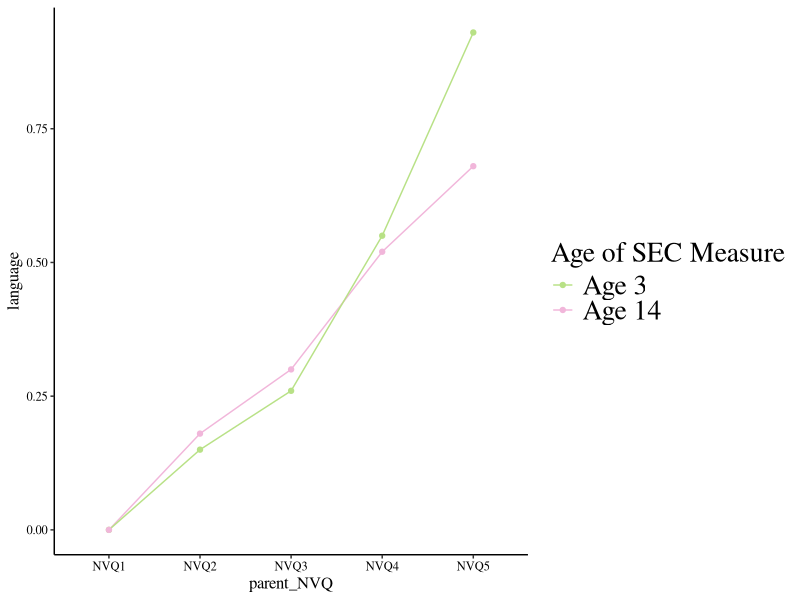
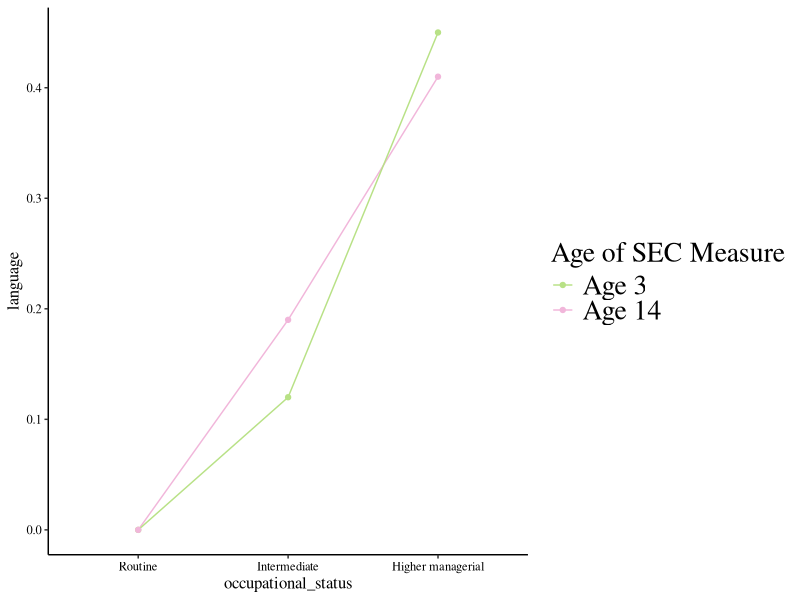
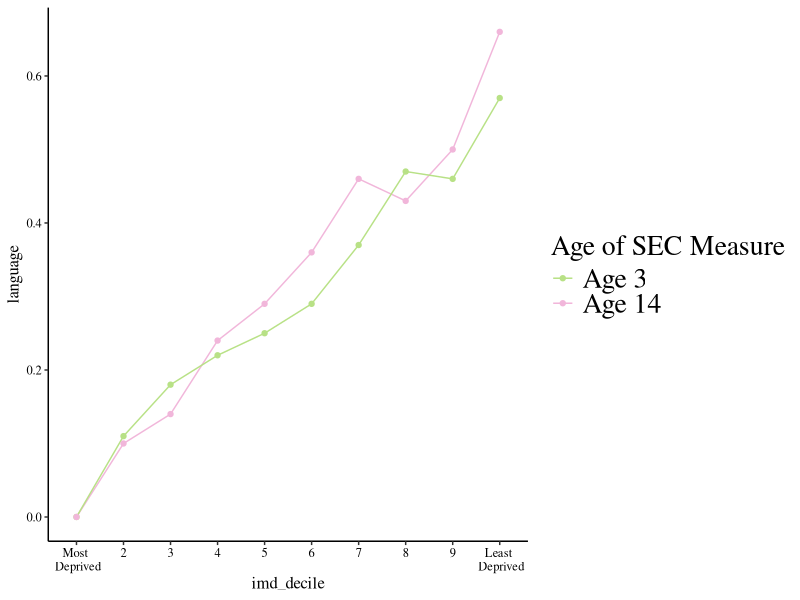
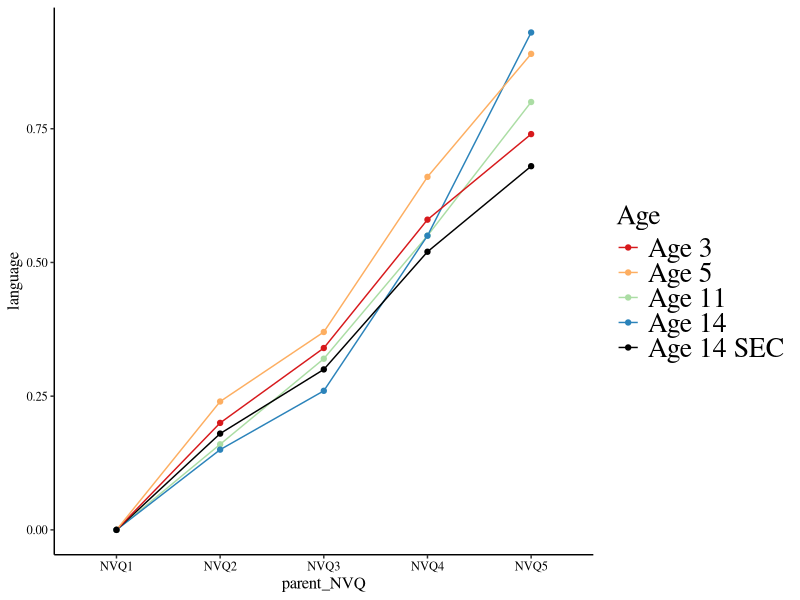
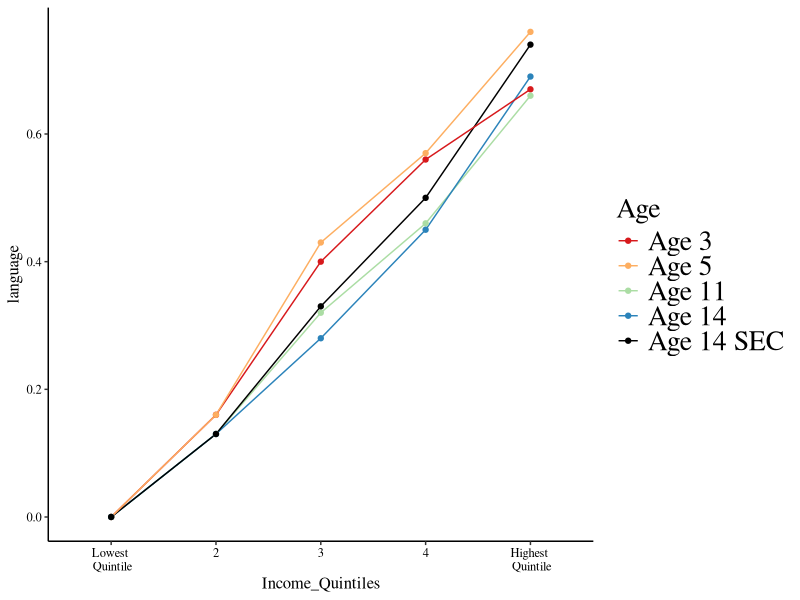
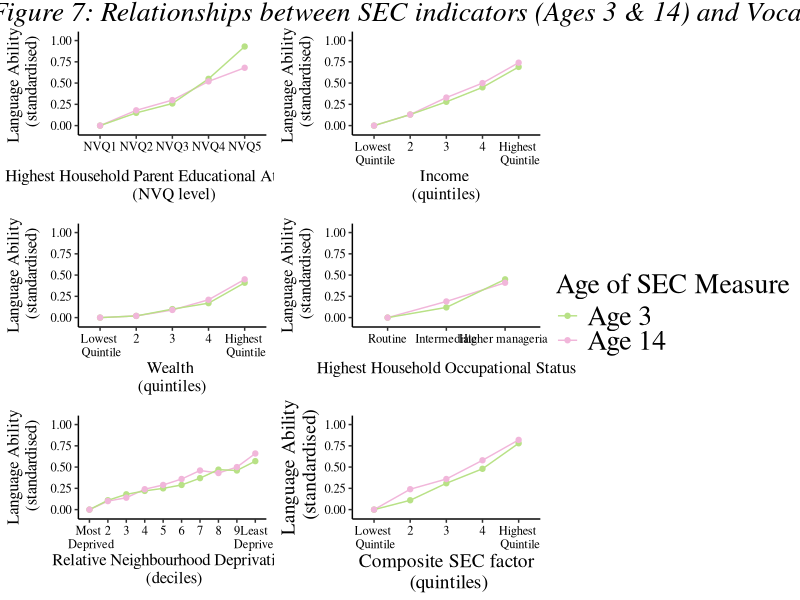
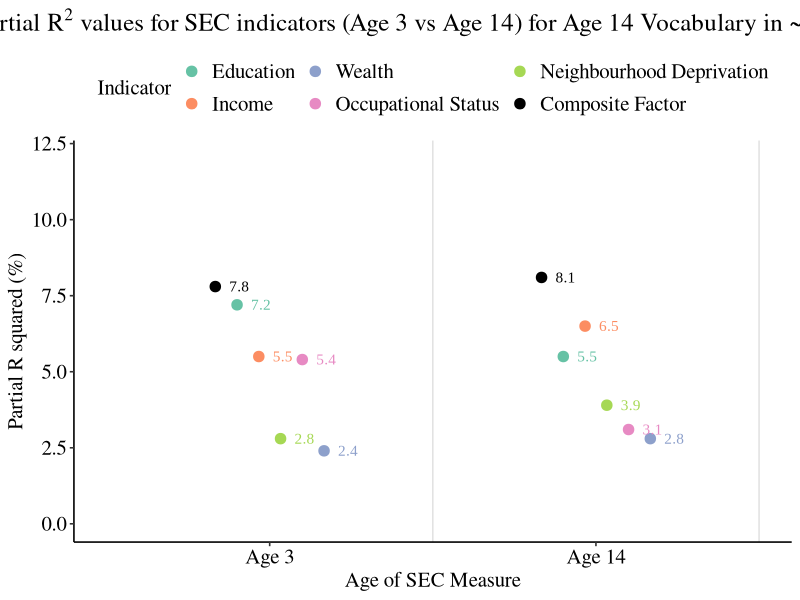
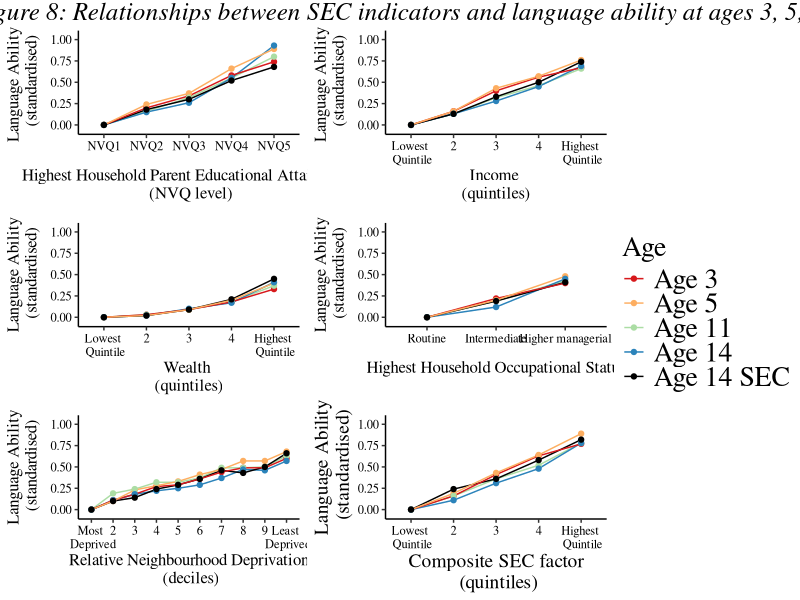

R code for these plots, in order:
#age 14 ses measures sensitivity plot
#age 14 language and age 3 SEC measures plotted with
#age 14 language and age 14 ses measures
#for each indicator 
library(ggplot2)
library(tidyverse)
library(ggpubr)
#parent education ####
NVQ_plot <- data.frame(
  parent_NVQ = factor(c("NVQ1" ,"NVQ2", "NVQ3", "NVQ4", "NVQ5"), 
                      levels=c("NVQ1","NVQ2", "NVQ3", "NVQ4", "NVQ5")),
  language = c(0, 0.15, 0.26, 0.55, 0.93, 
               0, 0.18, 0.30, 0.52, 0.68),
  lower_ci_nvq = c(0,0.06 , 0.16, 0.46 , 0.82, 
                   0, 0.09, 0.21, 0.43, 0.59),
  upper_ci_nvq = c(0, 0.24, 0.35, 0.64, 1.03,
                   0,0.26, 0.39, 0.60, 0.77),
  ses_age = factor(c("Age 3","Age 3", "Age 3", "Age 3", "Age 3", 
                 "Age 14", "Age 14", "Age 14", "Age 14", "Age 14"))
  )


nvq_indicator <- ggplot(data=NVQ_plot, aes(x=parent_NVQ, y=language, group=ses_age)) +
  geom_line(aes(color=ses_age)) +
  #geom_ribbon(data=NVQ_plot,aes(ymin=lower_ci_nvq,ymax=upper_ci_nvq, fill=age), alpha=-0.1) + 
  geom_point(aes(color=ses_age)) +
  scale_color_manual(name="Age of SEC Measure", values=c( "#B8E186",  "#F1B6DA"), 
                     limits=c("Age 3",  "Age 14"))+
  scale_fill_manual(name="Age of SEC Measure", values=c( "#B8E186",  "#F1B6DA"), 
                    limits=c("Age 3",  "Age 14"))+
  
  theme_classic()+
  theme(axis.text = element_text(size=9, 
                                 family = "Times", 
                                 colour = "black"), 
        axis.title = element_text(size=12, 
                                  family = "Times"))+
  theme(legend.text = element_text(size=20, 
                                   family="Times"), 
        legend.title = element_text(size=20, 
                                    family="Times"))


print(nvq_indicator)

#income ####

income_plot <- data.frame(
  Income_Quintiles = factor(c("Lowest \n Quintile", "2", "3", "4", "Highest \n Quintile"), 
                            levels=c("Lowest \n Quintile", "2", "3", "4", "Highest \n Quintile")),
  language = c(0, 0.13, 0.28, 0.45, 0.69,

               0, 0.13, 0.33, 0.50, 0.74  ),
  lower_ci_income = c(0,  0.07, 0.22, 0.39, 0.63,
                      0, 0.07, 0.28, 0.44, 0.68
                    ),
  upper_ci_income = c(0, 0.19, 0.34, 0.51, 0.75,
                      0, 0.19, 0.39, 0.56, 0.80),
  age = factor(c("Age 3", "Age 3", "Age 3", "Age 3", "Age 3", 
  
                 "Age 14", "Age 14", "Age 14", "Age 14", "Age 14"
  )
  ))


income_indicator <- ggplot(data=income_plot, aes(x=Income_Quintiles, y=language, group=age)) +
  geom_line(aes(color=age)) +
  #geom_ribbon(data=income_plot,aes(ymin=lower_ci_income,ymax=upper_ci_income, fill=age), alpha=0.1) + 
  geom_point(aes(color=age)) +
  scale_color_manual(name="Age of SEC Measure", values=c("#B8E186",  "#F1B6DA"), limits=c("Age 3", "Age 14"))+
  scale_fill_manual(name="Age of SEC Measure", values=c("#B8E186",  "#F1B6DA"), limits=c("Age 3",  "Age 14"))+
  theme_classic()+
  theme(axis.text = element_text(size=9, family = "Times",colour = "black"), axis.title = element_text(size=12, family = "Times"))+
  theme(legend.text = element_text(size=20, family="Times"), legend.title = element_text(size=20, family="Times"))





#wealth ####
wealth_plot <- data.frame(
  wealth = factor(c("Lowest \n Quintile", "2", "3", "4", "Highest \n Quintile"), 
                  levels=c("Lowest \n Quintile", "2", "3", "4", "Highest \n Quintile")),
  language = c(0, 0.02, 0.10, 0.17, 0.41,
               
               0,  0.02, 0.09, 0.21, 0.45
               
               
  ),
  lower_ci_wealth = c(0, -0.05, 0.02, 0.09, 0.35,
                      
                      0, -0.07, -0.00, 0.13, 0.37
                      
  ),
  upper_ci_wealth = c(0, 0.09, 0.17, 0.24, 0.48, 
                      
                      0, 0.11, 0.19, 0.30, 0.53
                      
  ),
  age = factor(c("Age 3", "Age 3", "Age 3", "Age 3", "Age 3", 
                
                 "Age 14", "Age 14", "Age 14", "Age 14", "Age 14"
  )
  ))


wealth_indicator <- ggplot(data=wealth_plot, aes(x=wealth, y=language, group=age)) +
  geom_line(aes(color=age)) +
  #geom_ribbon(data=wealth_plot,aes(ymin=lower_ci_wealth,ymax=upper_ci_wealth, fill=age), alpha=0.1) + 
  geom_point(aes(color=age)) +
  scale_color_manual(name="Age of SEC Measure", values=c("#B8E186",  "#F1B6DA"), limits=c("Age 3", "Age 14"))+
  scale_fill_manual(name="Age of SEC Measure", values=c("#B8E186",  "#F1B6DA"), limits=c("Age 3", "Age 14"))+
  theme_classic()+
  theme(axis.text = element_text(size=9, family = "Times",colour = "black"), axis.title = element_text(size=12, family = "Times"))+
  theme(legend.text = element_text(size=20, family="Times"), legend.title = element_text(size=20, family="Times"))


#occupation ####
occupation_plot <- data.frame(
  occupational_status = factor(c("Routine", "Intermediate", "Higher managerial"), 
                               levels=c("Routine", "Intermediate", "Higher managerial")),
  language = c(0,  0.12, 0.45,
              
               0, 0.19, 0.41),
  lower_ci_occupation = c( 0, 0.06, 0.40 , 
                           
                           0, 0.13, 0.36),
  upper_ci_occupation = c(0, 0.17, 0.50,
                          
                          0, 0.24, 0.47
  ),
  age = factor(c("Age 3", "Age 3", "Age 3", 
                 "Age 14", "Age 14", "Age 14" 
  )
  ))


occupation_indicator <- ggplot(data=occupation_plot, aes(x=occupational_status, y=language, group=age)) +
  geom_line(aes(color=age)) +
  #geom_ribbon(data=occupation_plot,aes(ymin=lower_ci_occupation,ymax=upper_ci_occupation, fill=age),  alpha=0.1 ) + 
  geom_point(aes(color=age)) +
  scale_color_manual(name="Age of SEC Measure", values=c("#B8E186",  "#F1B6DA"), limits=c("Age 3",  "Age 14")) +
  scale_fill_manual(name="Age of SEC Measure", values=c("#B8E186",  "#F1B6DA"), limits=c("Age 3", "Age 14"))+
  theme_classic()+
  theme(axis.text = element_text(size=9, family = "Times",colour = "black"), axis.title = element_text(size=12, family = "Times"))+
  theme(legend.text = element_text(size=20, family="Times"), legend.title = element_text(size=20, family="Times"))


print(occupation_indicator)


#imd ####
imd_plot <- data.frame(
  imd_decile = factor(c("Most \n Deprived", "2", "3", "4", "5", 
                        "6", "7", "8", "9", "Least \n Deprived"), 
                      levels=c("Most \n Deprived", "2", "3", "4", "5", 
                               "6", "7", "8", "9", "Least \n Deprived")),
  language = c(0, 0.11, 0.18, 0.22, 0.25, 0.29, 0.37, 0.47, 0.46, 0.57, 
               0, 0.10, 0.14, 0.24, 0.29, 0.36, 0.46, 0.43, 0.50, 0.66),
  lower_ci_imd = c(0, 0.03, 0.10, 0.14, 0.18, 0.21, 0.28, 0.39, 0.38, 0.49,
                   0, 0.03, 0.06, 0.16, 0.21, 0.28, 0.38, 0.35, 0.42, 0.58 
  ),
  upper_ci_imd = c(0, 0.18, 0.26, 0.29, 0.33, 0.36, 0.46, 0.54, 0.54, 0.65,
                   0, 0.18, 0.21, 0.32, 0.37, 0.44, 0.54, 0.51, 0.58, 0.74),
  age = factor(c("Age 3", "Age 3", "Age 3", "Age 3", "Age 3", "Age 3", "Age 3", "Age 3", "Age 3", "Age 3",
                 "Age 14", "Age 14", "Age 14", "Age 14", "Age 14", "Age 14", "Age 14", "Age 14", "Age 14", "Age 14"
  )
  ))





imd_indicator <- ggplot(data=imd_plot, aes(x=imd_decile, y=language, group=age)) +
  geom_line(aes(color=age)) +
  #geom_ribbon(data=imd_plot,aes(ymin=lower_ci_imd,ymax=upper_ci_imd,fill=age),  alpha=0.1) + 
  geom_point(aes(color=age)) +
  scale_color_manual(name="Age of SEC Measure", values=c("#B8E186",  "#F1B6DA"), 
                     limits=c("Age 3", "Age 14")) +
  scale_fill_manual(name="Age of SEC Measure", values=c("#B8E186",  "#F1B6DA"), 
                    limits=c("Age 3",  "Age 14"))+
  theme_classic()+
  theme(axis.text = element_text(size=9, family = "Times",colour = "black"), axis.title = element_text(size=12, family = "Times"))+
  theme(legend.text = element_text(size=20, family="Times"), legend.title = element_text(size=20, family="Times"))


print(imd_indicator)






#composite

composite_plot <- data.frame(
  composite = factor(c("Lowest \n Quintile", "2", "3", "4", "Highest \n Quintile"), levels=c("Lowest \n Quintile", "2", "3", "4", "Highest \n Quintile")),
  language = c(0,  0.11, 0.31, 0.48, 0.78,
               0, 0.24, 0.36, 0.58, 0.82
       
  ),
  lower_ci_composite = c(0, 0.04, 0.25, 0.41, 0.73,
                         0, 0.17, 0.30, 0.52, 0.76
  ),
  upper_ci_composite = c(0, 0.17, 0.36, 0.54, 0.84,
                         0, 0.30, 0.42, 0.64, 0.88
                         
  ),
  age = factor(c("Age 3", "Age 3", "Age 3", "Age 3", "Age 3", 
                 
                 "Age 14", "Age 14", "Age 14", "Age 14", "Age 14"
  )
  ))


composite_indicator <- ggplot(data=composite_plot, aes(x=composite, y=language, group=age)) +
  geom_line(aes(color=age)) +
  #geom_ribbon(data=composite_plot,aes(ymin=lower_ci_composite,ymax=upper_ci_composite, fill=age), alpha=0.1) + 
  geom_point(aes(color=age)) +
  scale_color_manual(name="Age of SEC Measure", values=c("#B8E186",  "#F1B6DA"), limits=c("Age 3",  "Age 14"))+
  scale_fill_manual(name="Age of SEC Measure", values=c("#B8E186",  "#F1B6DA"), limits=c("Age 3",  "Age 14"))+
  theme_classic()+
  theme(axis.text = element_text(size=9, family = "Times",colour = "black"), axis.title = element_text(size=14, family = "Times"))+
  theme(legend.text = element_text(size=20, family="Times"), legend.title = element_text(size=20, family="Times"))


#combine
nvq_indicator1<- nvq_indicator+ labs( x = "Highest Household Parent Educational Attainment \n (NVQ level)", y = "Language Ability \n (standardised)") + ylim(-0.055, 1.05)
income_indicator1<-income_indicator+ labs( x = "Income \n(quintiles)", y = "Language Ability \n (standardised)") + ylim(-0.055,1.05)
wealth_indicator1<-wealth_indicator+ labs( x = "Wealth \n(quintiles)", y = "Language Ability\n (standardised)") + ylim(-0.055, 1.05)
occupation_indicator1<-occupation_indicator+ labs( x = "Highest Household Occupational Status", y = "Language Ability\n (standardised)") + ylim(-0.055,1.05)
imd_indicator1<-imd_indicator+ labs( x = "Relative Neighbourhood Deprivation\n (deciles)", y = "Language Ability\n (standardised)") + ylim(-0.055, 1.05)
composite_indicator1<-composite_indicator+ labs( x = "Composite SEC factor\n (quintiles)", y = "Language Ability\n (standardised)") + ylim(-0.055, 1.05)

plot=ggarrange(nvq_indicator1, income_indicator1, wealth_indicator1, occupation_indicator1, imd_indicator1,composite_indicator1,
               #labels = c("NVQ", "Income", "Wealth", "Occupational Status", "IMD"), 
               #label.x=0, label.y=0,
               #font.label = list(size = 10, color = "black", face="plain" ),
               ncol =2, nrow=3,  align = c( "hv"),
               common.legend = TRUE, legend = "right") 
p = plot + ggtitle("Figure 7: Relationships between SEC indicators (Ages 3 & 14) and Vocabulary (Age 14)")
p1= p+ theme(plot.title = element_text(face="italic", size=20, family ="Times",hjust = 0.05))

ggsave("mcs-age14_sensitivity.png", p1, width=12.8, height=14.3, units= "in" ,dpi=300)



#r squared comparison ####

r_squared_plot1 <- data.frame(
  age = factor(c("Age 3",  "Age 14"), 
               levels=c("Age 3",  "Age 14")),
  r_squared = c(7.2,  5.5,
               5.5, 6.5,
               2.4, 2.8,
                5.4, 3.1,
                2.8, 3.9,
                7.8, 8.1
              
  ),
  indicator = factor(c("Education", "Education", 
                       "Income", "Income",
                       "Wealth", "Wealth", 
                       "Occupational Status", "Occupational Status", 
                       "Neighbourhood Deprivation",  "Neighbourhood Deprivation", 
                       "Composite Factor", "Composite Factor"
  )
  ))


#plot 
r2_plot1 <- r_squared_plot1 %>% 
  ggplot() +
  geom_point(mapping=aes(x=age, y=r_squared,  group= indicator, color=indicator, fill=indicator), 
             size=5, shape=20, position = position_dodge(width=0.4)) +
  scale_color_manual(name="Indicator", values=c( "#66C2A5", "#FC8D62", "#8DA0CB", "#E78AC3", "#A6D854", "black"), limits=c("Education", "Income", "Wealth", "Occupational Status", "Neighbourhood Deprivation", "Composite Factor"))+
  scale_fill_manual(name="Indicator", values=c( "#66C2A5", "#FC8D62", "#8DA0CB", "#E78AC3", "#A6D854", "black" ), limits=c("Education", "Income", "Wealth", "Occupational Status", "Neighbourhood Deprivation", "Composite Factor"))+
  theme_classic2()+
  xlab(label="Age of SEC Measure") +
  ylab(label="Partial R squared (%)") +
  theme(axis.text = element_text(size=15, family = "Times", colour = "black"), 
        axis.title = element_text(size=15, family = "Times"))+
  theme(legend.text = element_text(size=15, family="Times"), 
        legend.title = element_text(size=15, family="Times"))+
  ylim(0,12)+ 
  geom_vline(xintercept = 1.5:3.5, colour="#E0E0E0") +
  theme(legend.position = "top") +
  
  ggtitle("Figure 9: Partial" ~ R^2 ~ "values for SEC indicators (Age 3 vs Age 14) for Age 14 Vocabulary in ~2001 born cohort ") +
  theme(plot.title = element_text(face="italic", size=18, family ="Times",hjust = 0.5)) +
  
  geom_text(aes(x=age, y=r_squared, label=round(r_squared,1), color=factor(indicator), hjust=-0.7),
            family = "Times New Roman",
            position = position_dodge(width=0.4))
ggsave("age14_r2_sensitivity.png",r2_plot1, width=12, height=14, units= "in" ,dpi=300)

#age 14 SEC with main indicator 

#NVQ
NVQ_plot <- data.frame(
  parent_NVQ = factor(c("NVQ1" ,"NVQ2", "NVQ3", "NVQ4", "NVQ5"), levels=c("NVQ1","NVQ2", "NVQ3", "NVQ4", "NVQ5")),
  language = c(0, 0.20, 0.34, 0.58, 0.74, 
               0, 0.24, 0.37, 0.66, 0.89, 
               0, 0.16, 0.32, 0.55, 0.80, 
               0, 0.15, 0.26, 0.55, 0.93, 
               0, 0.18, 0.30, 0.52, 0.68),
  lower_ci_nvq = c(0,0.13, 0.27, 0.52, 0.66, 
                   0, 0.1, 0.29, 0.59, 0.81,
                   0, 0.08, 0.22, 0.46, 0.70,
                   0, 0.06, 0.16, 0.46, 0.82,
                   0, 0.09, 0.21, 0.43, 0.59
  ),
  upper_ci_nvq = c(0, 0.26, 0.41, 0.65, 0.82, 
                   0, 0.31, 0.44, 0.73, 0.98, 
                   0, 0.25, 0.41, 0.64, 0.90,
                   0, 0.24, 0.35, 0.64, 1.03,
                   0,0.26, 0.39, 0.60, 0.77
  ),
  age = factor(c("Age 3","Age 3", "Age 3", "Age 3", "Age 3", 
                 "Age 5", "Age 5", "Age 5", "Age 5", "Age 5", 
                 "Age 11",  "Age 11", "Age 11", "Age 11", "Age 11", 
                 "Age 14", "Age 14", "Age 14", "Age 14", "Age 14",
                 "Age 14 SEC", "Age 14 SEC", "Age 14 SEC", "Age 14 SEC", "Age 14 SEC"
  )
  ))

nvq_indicator <- ggplot(data=NVQ_plot, aes(x=parent_NVQ, y=language, group=age)) +
  geom_line(aes(color=age)) +
  #geom_ribbon(data=NVQ_plot,aes(ymin=lower_ci_nvq,ymax=upper_ci_nvq, fill=age), alpha=-0.1) + 
  geom_point(aes(color=age)) +
  scale_color_manual(name="Age", values=c("#d7191c", "#fdae61","#abdda4", "#2b83ba", "black"), 
                     limits=c("Age 3", "Age 5", "Age 11", "Age 14", "Age 14 SEC"))+
  scale_fill_manual(name="Age", values=c("#d7191c", "#fdae61","#abdda4", "#2b83ba", "black"), 
                    limits=c("Age 3", "Age 5", "Age 11", "Age 14", "Age 14 SEC"))+
  
  theme_classic()+
  theme(axis.text = element_text(size=9, 
                                 family = "Times", 
                                 colour = "black"), 
        axis.title = element_text(size=12, 
                                  family = "Times"))+
  theme(legend.text = element_text(size=20, 
                                   family="Times"), 
        legend.title = element_text(size=20, 
                                    family="Times"))


print(nvq_indicator)



#Income

income_plot <- data.frame(
  Income_Quintiles = factor(c("Lowest \n Quintile", "2", "3", "4", "Highest \n Quintile"),
                            levels=c("Lowest \n Quintile", "2", "3", "4", "Highest \n Quintile")),
  language = c(0, 0.16, 0.40, 0.56, 0.67,
               0, 0.16, 0.43, 0.57, 0.76, 
               0, 0.13, 0.32, 0.46, 0.66,
               0, 0.13, 0.28, 0.45, 0.69, 
               0, 0.13, 0.33, 0.50, 0.74 
  ),
  lower_ci_income = c(0, 0.12, 0.35, 0.52, 0.62, 
                      0, 0.12, 0.38, 0.53, 0.72, 
                      0, 0.08, 0.27, 0.4, 0.61, 
                      0, 0.07, 0.22, 0.39, 0.63, 
                      0, 0.07, 0.28, 0.44, 0.68),
  upper_ci_income = c(0, 0.20, 0.44, 0.61, 0.71, 
                      0, 0.21, 0.47, 0.62, 0.81, 
                      0, 0.18, 0.37, 0.51, 0.71,
                      0, 0.19, 0.34, 0.51, 0.75,
                      0, 0.19, 0.39, 0.56, 0.80),
  age = factor(c("Age 3", "Age 3", "Age 3", "Age 3", "Age 3", 
                 "Age 5", "Age 5", "Age 5", "Age 5", "Age 5",
                 "Age 11", "Age 11", "Age 11", "Age 11", "Age 11",
                 "Age 14", "Age 14", "Age 14", "Age 14", "Age 14", 
                 "Age 14 SEC", "Age 14 SEC", "Age 14 SEC", "Age 14 SEC", "Age 14 SEC"
  )
  ))

income_indicator <- ggplot(data=income_plot, aes(x=Income_Quintiles, y=language, group=age)) +
  geom_line(aes(color=age)) +
  #geom_ribbon(data=income_plot,aes(ymin=lower_ci_income,ymax=upper_ci_income, fill=age), alpha=0.1) + 
  geom_point(aes(color=age)) +
  scale_color_manual(name="Age", values=c("#d7191c", "#fdae61","#abdda4", "#2b83ba", "black"), 
                     limits=c("Age 3", "Age 5", "Age 11", "Age 14", "Age 14 SEC"))+
  scale_fill_manual(name="Age", values=c("#d7191c", "#fdae61","#abdda4", "#2b83ba", "black"),
                    limits=c("Age 3", "Age 5", "Age 11", "Age 14", "Age 14 SEC"))+
  theme_classic()+
  theme(axis.text = element_text(size=9, family = "Times",colour = "black"), axis.title = element_text(size=12, family = "Times"))+
  theme(legend.text = element_text(size=20, family="Times"), legend.title = element_text(size=20, family="Times"))



print(income_indicator)


#WEALTH

wealth_plot <- data.frame(
  wealth = factor(c("Lowest \n Quintile", "2", "3", "4", "Highest \n Quintile"), 
                  levels=c("Lowest \n Quintile", "2", "3", "4", "Highest \n Quintile")),
  language = c(0, 0.03, 0.09, 0.18, 0.33,
               0, 0.02, 0.09, 0.20, 0.40, 
               0, 0.03, 0.09, 0.18, 0.37, 
               0, 0.02, 0.10, 0.17, 0.41, 
               0,  0.02, 0.09, 0.21, 0.45
               
               
  ),
  lower_ci_wealth = c(0, -0.03, 0.02, 0.12, 0.27, 
                      0, -0.05, 0.02, 0.13, 0.34, 
                      0, -0.05, 0.02, 0.11, 0.29, 
                      0, -0.05, 0.02, 0.09, 0.35, 
                      0, -0.07, -0.00, 0.13, 0.37
                      
  ),
  upper_ci_wealth = c(0, 0.10, 0.16, 0.24, 0.40, 
                      0, 0.09, 0.16, 0.26, 0.46, 
                      0, 0.11, 0.16, 0.26, 0.46, 
                      0, 0.09, 0.17, 0.24, 0.48, 
                      0, 0.11, 0.19, 0.30, 0.53
                      
  ),
  age = factor(c("Age 3", "Age 3", "Age 3", "Age 3", "Age 3", 
                 "Age 5", "Age 5", "Age 5", "Age 5", "Age 5",
                 "Age 11", "Age 11", "Age 11", "Age 11", "Age 11",
                 "Age 14", "Age 14", "Age 14", "Age 14", "Age 14", 
                 "Age 14 SEC", "Age 14 SEC", "Age 14 SEC", "Age 14 SEC", "Age 14 SEC"
                 
  )
  ))

wealth_indicator <- ggplot(data=wealth_plot, aes(x=wealth, y=language, group=age)) +
  geom_line(aes(color=age)) +
  #geom_ribbon(data=wealth_plot,aes(ymin=lower_ci_wealth,ymax=upper_ci_wealth, fill=age), alpha=0.1) + 
  geom_point(aes(color=age)) +
  scale_color_manual(name="Age", values=c("#d7191c", "#fdae61","#abdda4", "#2b83ba", "black"),
                     limits=c("Age 3", "Age 5", "Age 11", "Age 14", "Age 14 SEC"))+
  scale_fill_manual(name="Age", values=c("#d7191c", "#fdae61","#abdda4", "#2b83ba", "black"), 
                    limits=c("Age 3", "Age 5", "Age 11", "Age 14", "Age 14 SEC"))+
  theme_classic()+
  theme(axis.text = element_text(size=9, family = "Times",colour = "black"), axis.title = element_text(size=12, family = "Times"))+
  theme(legend.text = element_text(size=20, family="Times"), legend.title = element_text(size=20, family="Times"))

#OCCUPATION
occupation_plot <- data.frame(
  occupational_status = factor(c("Routine", "Intermediate", "Higher managerial"), levels=c("Routine", "Intermediate", "Higher managerial")),
  language = c(0,  0.22,  0.40 ,
               0,  0.20 ,0.48  , 
               0,   0.19, 0.43 ,  
               0, 0.12, 0.45, 
               0, 0.19, 0.41),
  lower_ci_occupation = c( 0, 0.17 , 0.36,
                           0,  0.15, 0.44, 
                           0,  0.13, 0.38, 
                           0,  0.06, 0.40, 
                           0, 0.13, 0.36),
  upper_ci_occupation = c(0, 0.26, 0.43, 
                          0,  0.24, 0.51,
                          0,   0.24, 0.47,
                          0,  0.17, 0.50, 
                          0, 0.24, 0.47
  ),
  age = factor(c("Age 3", "Age 3", "Age 3", 
                 "Age 5", "Age 5", "Age 5", 
                 "Age 11", "Age 11", "Age 11",  
                 "Age 14", "Age 14", "Age 14" , 
                 "Age 14 SEC", "Age 14 SEC", "Age 14 SEC"
  )
  ))


occupation_indicator <- ggplot(data=occupation_plot, aes(x=occupational_status, y=language, group=age)) +
  geom_line(aes(color=age)) +
  #geom_ribbon(data=occupation_plot,aes(ymin=lower_ci_occupation,ymax=upper_ci_occupation, fill=age),  alpha=0.1 ) + 
  geom_point(aes(color=age)) +
  scale_color_manual(name="Age", values=c("#d7191c", "#fdae61","#abdda4", "#2b83ba", "black"), 
                     limits=c("Age 3", "Age 5", "Age 11", "Age 14", "Age 14 SEC")) +
  scale_fill_manual(name="Age", values=c("#d7191c", "#fdae61","#abdda4", "#2b83ba", "black"), 
                    limits=c("Age 3", "Age 5", "Age 11", "Age 14", "Age 14 SEC"))+
  theme_classic()+
  theme(axis.text = element_text(size=9, family = "Times",colour = "black"), axis.title = element_text(size=12, family = "Times"))+
  theme(legend.text = element_text(size=20, family="Times"), legend.title = element_text(size=20, family="Times"))


#IMD 



imd_plot <- data.frame(
  imd_decile = factor(c("Most \n Deprived", "2", "3", "4", "5", 
                        "6", "7", "8", "9", "Least \n Deprived"), 
                      levels=c("Most \n Deprived", "2", "3", "4", "5", 
                               "6", "7", "8", "9", "Least \n Deprived")),
  language = c(0, 0.11, 0.18, 0.27, 0.29, 0.36, 0.44, 0.49, 0.49, 0.60, 
               0, 0.10, 0.23, 0.28, 0.33, 0.41, 0.47, 0.57, 0.57, 0.68, 
               0, 0.19, 0.24, 0.32, 0.32, 0.37, 0.49, 0.49, 0.50, 0.63, 
               0, 0.11, 0.18, 0.22, 0.25, 0.29, 0.37, 0.47, 0.46, 0.57, 
               0, 0.10, 0.14, 0.24, 0.29, 0.36, 0.46, 0.43, 0.50, 0.66
  ),
  lower_ci_imd = c(0, 0.05, 0.12, 0.21, 0.23, 0.30, 0.38, 0.43, 0.43, 0.54,
                   0, 0.04, 0.16, 0.22, 0.27, 0.35, 0.40, 0.50, 0.50, 0.62, 
                   0, 0.11, 0.16, 0.24, 0.24, 0.30, 0.41, 0.41, 0.42, 0.55, 
                   0, 0.03, 0.10, 0.14, 0.18, 0.21, 0.28, 0.39, 0.38, 0.49, 
                   0, 0.03, 0.06, 0.16, 0.21, 0.28, 0.38, 0.35, 0.42, 0.58 
                   
                   
                   
  ),
  upper_ci_imd = c(0, 0.17, 0.24, 0.34, 0.35, 0.42, 0.50, 0.55, 0.55, 0.66, 
                   0, 0.16, 0.29, 0.34, 0.39, 0.47, 0.53, 0.63, 0.63, 0.75, 
                   0, 0.27, 0.32, 0.40, 0.40, 0.44, 0.58, 0.56, 0.57, 0.70, 
                   0, 0.18, 0.26, 0.29, 0.22, 0.26, 0.46, 0.54, 0.54, 0.65, 
                   0, 0.18, 0.21, 0.32, 0.37, 0.44, 0.54, 0.51, 0.58, 0.74
                   
  ),
  age = factor(c("Age 3", "Age 3", "Age 3", "Age 3", "Age 3", "Age 3", "Age 3", "Age 3", "Age 3", "Age 3",
                 "Age 5", "Age 5", "Age 5", "Age 5",  "Age 5", "Age 5", "Age 5", "Age 5", "Age 5", "Age 5",
                 "Age 11", "Age 11", "Age 11", "Age 11", "Age 11", "Age 11", "Age 11", "Age 11", "Age 11", "Age 11", 
                 "Age 14", "Age 14", "Age 14", "Age 14", "Age 14", "Age 14", "Age 14", "Age 14", "Age 14", "Age 14", 
                 "Age 14 SEC", "Age 14 SEC", "Age 14 SEC", "Age 14 SEC", "Age 14 SEC", "Age 14 SEC", "Age 14 SEC", "Age 14 SEC", "Age 14 SEC", "Age 14 SEC"
  )
  ))

imd_indicator <- ggplot(data=imd_plot, aes(x=imd_decile, y=language, group=age)) +
  geom_line(aes(color=age)) +
  #geom_ribbon(data=imd_plot,aes(ymin=lower_ci_imd,ymax=upper_ci_imd,fill=age),  alpha=0.1) + 
  geom_point(aes(color=age)) +
  scale_color_manual(name="Age", values=c("#d7191c", "#fdae61","#abdda4", "#2b83ba", "black "), 
                     limits=c("Age 3", "Age 5", "Age 11", "Age 14", "Age 14 SEC")) +
  scale_fill_manual(name="Age", values=c("#d7191c", "#fdae61","#abdda4", "#2b83ba", "black "), 
                    limits=c("Age 3", "Age 5", "Age 11", "Age 14", "Age 14 SEC"))+
  theme_classic()+
  theme(axis.text = element_text(size=9, family = "Times",colour = "black"), axis.title = element_text(size=12, family = "Times"))+
  theme(legend.text = element_text(size=20, family="Times"), legend.title = element_text(size=20, family="Times"))

#composite
composite_plot <- data.frame(
  composite = factor(c("Lowest \n Quintile", "2", "3", "4", "Highest \n Quintile"), 
                     levels=c("Lowest \n Quintile", "2", "3", "4", "Highest \n Quintile")),
  language = c(0,  0.16,0.41, 0.63, 0.77,
               0,0.19 ,0.43, 0.64, 0.89 ,
               0, 0.16, 0.36, 0.52, 0.78,
               0, 0.11, 0.31, 0.48, 0.78, 
               0, 0.24, 0.36, 0.58, 0.82
               
               
  ),
  lower_ci_composite = c(0, 0.11 ,0.36, 0.59, 0.71,
                         0, 0.14 ,0.39 ,0.59, 0.85,
                         0,   0.10, 0.30, 0.46, 0.72,
                         0, 0.04 ,0.25, 0.41, 0.73, 
                         0, 0.17, 0.30, 0.52, 0.76
  ),
  upper_ci_composite = c(0, 0.21, 0.46, 0.68, 0.81,
                         0, 0.24, 0.48, 0.69, 0.94,
                         0, 0.22, 0.41, 0.58, 0.83,
                         0,0.17, 0.36, 0.54, 0.84,
                         0, 0.30, 0.42, 0.64, 0.88
                         
  ),
  age = factor(c("Age 3", "Age 3", "Age 3", "Age 3", "Age 3", 
                 "Age 5", "Age 5", "Age 5", "Age 5", "Age 5",
                 "Age 11", "Age 11", "Age 11", "Age 11", "Age 11",
                 "Age 14", "Age 14", "Age 14", "Age 14", "Age 14", 
                 "Age 14 SEC", "Age 14 SEC", "Age 14 SEC", "Age 14 SEC", "Age 14 SEC"
  )
  ))


composite_indicator <- ggplot(data=composite_plot, aes(x=composite, y=language, group=age)) +
  geom_line(aes(color=age)) +
  #geom_ribbon(data=composite_plot,aes(ymin=lower_ci_composite,ymax=upper_ci_composite, fill=age), alpha=0.1) + 
  geom_point(aes(color=age)) +
  scale_color_manual(name="Age", values=c("#d7191c", "#fdae61","#abdda4", "#2b83ba", "black"), 
                     limits=c("Age 3", "Age 5", "Age 11", "Age 14", "Age 14 SEC"))+
  scale_fill_manual(name="Age", values=c("#d7191c", "#fdae61","#abdda4", "#2b83ba", "black"),
                    limits=c("Age 3", "Age 5", "Age 11", "Age 14", "Age 14 SEC"))+
  theme_classic()+
  theme(axis.text = element_text(size=9, family = "Times",colour = "black"), axis.title = element_text(size=14, family = "Times"))+
  theme(legend.text = element_text(size=20, family="Times"), legend.title = element_text(size=20, family="Times"))

nvq_indicator1<- nvq_indicator+ labs( x = "Highest Household Parent Educational Attainment \n (NVQ level)", y = "Language Ability \n (standardised)") + ylim(-0.055, 1.05)
income_indicator1<-income_indicator+ labs( x = "Income \n(quintiles)", y = "Language Ability \n (standardised)") + ylim(-0.055,1.05)
wealth_indicator1<-wealth_indicator+ labs( x = "Wealth \n(quintiles)", y = "Language Ability\n (standardised)") + ylim(-0.055, 1.05)
occupation_indicator1<-occupation_indicator+ labs( x = "Highest Household Occupational Status", y = "Language Ability\n (standardised)") + ylim(-0.055,1.05)
imd_indicator1<-imd_indicator+ labs( x = "Relative Neighbourhood Deprivation\n (deciles)", y = "Language Ability\n (standardised)") + ylim(-0.055, 1.05)
composite_indicator1<-composite_indicator+ labs( x = "Composite SEC factor\n (quintiles)", y = "Language Ability\n (standardised)") + ylim(-0.055, 1.05)

plot=ggarrange(nvq_indicator1, income_indicator1, wealth_indicator1, occupation_indicator1, imd_indicator1,composite_indicator1,
               #labels = c("NVQ", "Income", "Wealth", "Occupational Status", "IMD"), 
               #label.x=0, label.y=0,
               #font.label = list(size = 10, color = "black", face="plain" ),
               ncol =2, nrow=3,  align = c( "hv"),
               common.legend = TRUE, legend = "right") 
p = plot + ggtitle("Figure 8: Relationships between SEC indicators and language ability at ages 3, 5, 11 and 14 (Age 14 vocab = SEC at ages 3 & 14)")
p1= p+ theme(plot.title = element_text(face="italic", size=18, family ="Times",hjust = 0.05))


ggsave("age14_sensitivity_plot2.png",p1, width=14, height=16, units= "in" ,dpi=300)


